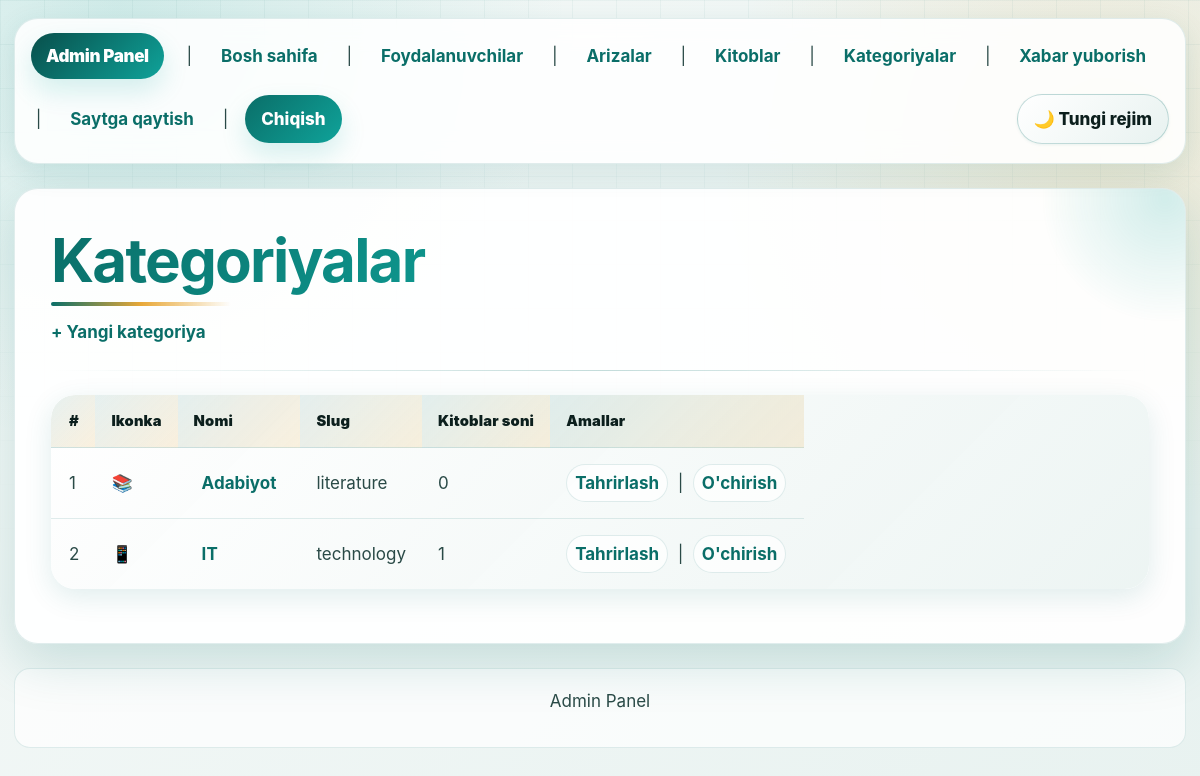
/dashboard/categories/ (signed in), run on the app's committed database.
### main/models.py (models this page shows, shortened)
class Category(models.Model):
    name = models.CharField(
        max_length=100,
        unique=True,
        verbose_name="Kategoriya nomi",
    )
    slug = models.SlugField(
        unique=True,
        verbose_name="Slug (URL uchun)",
    )
    description = models.TextField(
        blank=True,
        verbose_name="Tavsif",
    )
    icon = models.CharField(
        max_length=50,
        blank=True,
        verbose_name="Ikonka (emoji yoki CSS klass)",
    )
    created_at = models.DateTimeField(auto_now_add=True)
    class Meta:
        verbose_name = "Kategoriya"
        verbose_name_plural = "Kategoriyalar"
        ordering = ['name']

### main/views.py (the view)
# urls.py: path('dashboard/categories/',              views.AdminCategoryListView.as_view(),   name='admin-category-list'),
class AdminCategoryListView(AdminRequiredMixin, View):
    template_name = 'admin_panel/category_list.html'
    def get(self, request):
        categories = Category.objects.all().order_by('name')
        return render(request, self.template_name, {'categories': categories})

### main/views.py (called while the page is built)
    def dispatch(self, request, *args, **kwargs):
        if not request.user.is_authenticated:
            return self.handle_no_permission()
        if request.user.role != User.Role.ADMIN:
            return HttpResponseForbidden("Bu sahifa faqat adminlar uchun.")
        return super().dispatch(request, *args, **kwargs)

### main/templates/admin_panel/category_list.html (shortened to what this page needs)
{% extends 'admin_panel/base_admin.html' %}
{% block content %}
<h1>Kategoriyalar</h1>
<p><a href="{% url 'main:admin-category-create' %}">+ Yangi kategoriya</a></p>
<hr>
{% if categories %}
    <table border="1" cellpadding="5">
        <thead>
            <tr>
                <th>#</th>
                <th>Ikonka</th>
                <th>Nomi</th>
                <th>Slug</th>
                <th>Kitoblar soni</th>
                <th>Amallar</th>
            </tr>
        </thead>
        <tbody>
            {% for cat in categories %}
                <tr>
                    <td>{{ forloop.counter }}</td>
                    <td>{{ cat.icon|default:"—" }}</td>
                    <td><a href="{% url 'main:category-books' cat.slug %}">{{ cat.name }}</a></td>
                    <td>{{ cat.slug }}</td>
                    <td>{{ cat.books.count }}</td>
                    <td>
                        <a href="{% url 'main:admin-category-edit' cat.pk %}">Tahrirlash</a>
                        &nbsp;|&nbsp;
                        <a href="{% url 'main:admin-category-delete' cat.pk %}">O'chirish</a>
                    </td>
                </tr>
            {% endfor %}
        </tbody>
    </table>
{% else %}
    <p>Kategoriyalar yo'q.</p>
{% endif %}
{% endblock %}

### main/static/main/css/online_library_admin_theme.css (style rules this page uses)
:root { --primary: #0a6e68; --primary-light: #0fa39a; --primary-dark: #084f4b; --primary-glow: rgba(10, 110, 104, 0.10); --primary-glow2: rgba(15, 163, 154, 0.16); --accent: #e8a838; --accent-glow: rgba(232, 168, 56, 0.16); --surface: #f5f9f8; --surface-low: #e8f2f0; --surface-card: #ffffff; --text: #0c1f1d; --text-secondary:#2a4a47; --text-muted: #5d8480; --border: rgba(10, 110, 104, 0.12); --border-strong: rgba(10, 110, 104, 0.24); --shadow-xs: 0 1px 3px rgba(10, 110, 104, 0.08); --shadow: 0 8px 28px rgba(10, 110, 104, 0.12); --shadow-lg: 0 18px 52px rgba(10, 110, 104, 0.18); --error: #c0392b; --error-glow: rgba(192, 57, 43, 0.10); --success: #047857; --radius-sm: 10px; --radius: 16px; --radius-lg: 24px; --reader-font: 17px; color-scheme: light; }
* { box-sizing: border-box; }
html { min-height: 100%; scroll-behavior: smooth; }
body { margin: 0; min-height: 100vh; color: var(--text); font-family: Inter, ui-sans-serif, system-ui, -apple-system, BlinkMacSystemFont, "Segoe UI", Arial, sans-serif; font-size: var(--reader-font); line-height: 1.65; background: radial-gradient(circle at 10% 0%, var(--primary-glow2), transparent 28rem), radial-gradient(circle at 92% 18%, var(--accent-glow), transparent 24rem), linear-gradient(135deg, var(--surface), var(--surface-low)); transition: background-color 240ms ease, color 240ms ease; }
body::before { content: ""; position: fixed; inset: 0; pointer-events: none; z-index: -1; opacity: 0.38; background-image: linear-gradient(var(--border) 1px, transparent 1px), linear-gradient(90deg, var(--border) 1px, transparent 1px); background-size: 44px 44px; mask-image: linear-gradient(to bottom, #000, transparent 72%); }
a { color: var(--primary); font-weight: 700; text-decoration: none; text-underline-offset: 5px; transition: color 180ms ease, background-color 180ms ease, transform 180ms ease, box-shadow 180ms ease; }
hr { height: 1px; margin: 24px 0; border: 0; background: linear-gradient(90deg, transparent, var(--border-strong), transparent); }
h1, h2, h3 { margin: 0 0 12px; color: var(--text); line-height: 1.18; letter-spacing: -0.03em; }
h1 { font-size: clamp(2rem, 5vw, 3.8rem); background: linear-gradient(135deg, var(--primary), var(--primary-light), var(--accent)); -webkit-background-clip: text; background-clip: text; color: transparent; }
p { margin: 0 0 14px; color: var(--text-secondary); }
main > p > a, main > form + p a, li a, p a { border-radius: 10px; }
.js-reveal { opacity: 0; transform: translateY(14px) scale(0.99); }
.js-reveal.is-visible { opacity: 1; transform: none; transition: opacity 520ms ease, transform 520ms ease; }
body.admin-layout { --admin-max: 1180px; }
body.admin-layout h1 { position: relative; padding-bottom: 10px; }
body.admin-layout h1::after { content: ""; position: absolute; left: 0; bottom: 0; width: min(180px, 55%); height: 4px; border-radius: 999px; background: linear-gradient(90deg, var(--primary), var(--accent), transparent); }
body.admin-layout main > p, body.admin-layout main > div, body.admin-layout main > section { position: relative; }
table { width: 100%; margin: 18px 0; border: 0 !important; border-collapse: separate; border-spacing: 0; display: block; overflow-x: auto; color: var(--text-secondary); background: linear-gradient(135deg, color-mix(in srgb, var(--surface-card) 96%, transparent), color-mix(in srgb, var(--surface-low) 78%, transparent)); border-radius: var(--radius-lg); box-shadow: var(--shadow); scrollbar-width: thin; scrollbar-color: var(--primary) transparent; }
thead, tbody, tr { width: 100%; }
th, td { padding: 14px 16px !important; border: 0; border-bottom: 1px solid var(--border); text-align: left; vertical-align: middle; white-space: nowrap; }
th { color: var(--text); font-size: 0.92rem; font-weight: 900; letter-spacing: 0.01em; background: linear-gradient(135deg, var(--primary-glow), var(--accent-glow)); }
tr { transition: background-color 180ms ease, transform 180ms ease; }
td:first-child, th:first-child { padding-left: 18px !important; }
td:last-child, th:last-child { padding-right: 18px !important; }
tbody tr:last-child td { border-bottom: 0; }
td a { display: inline-flex; align-items: center; min-height: 32px; padding: 4px 8px; border-radius: 999px; }
td:last-child a { margin: 2px 0; border: 1px solid var(--border); background: color-mix(in srgb, var(--surface-card) 72%, transparent); }
.js-table-wrap table { margin: 0; box-shadow: none; }

### data on the page
Category: icon "📚", name "Adabiyot", slug "literature", books.count "0"
Category: icon "📱", name "IT", slug "technology", books.count "1"
